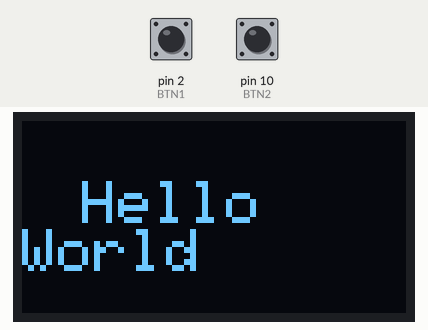
Simulated run of this sketch. Board: Arduino Uno, built with avr-gcc and run on an emulated ATmega328P. Parts: 128×64 one-colour display. The test bench sets the inputs (shaded band); at power-on: pin 2 (BTN1) HIGH, pin 10 (BTN2) HIGH.

Above: at 1.2 s.
1.3 s: pin 2 (BTN1) pulled LOW for 0.15 s
At 1.45 s:
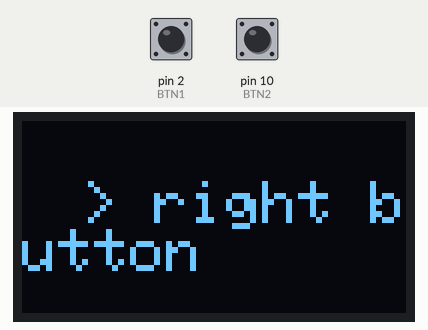
3.0 s: pin 10 (BTN2) pulled LOW for 0.15 s
At 3.15 s:
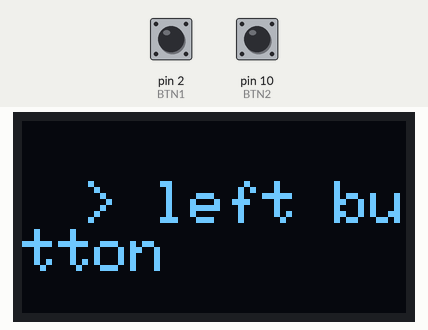
4.7 s: pin 10 (BTN2) pulled LOW for 3.2 s
9.4 s: pin 2 (BTN1) pulled LOW for 3.2 s
At 9.7 s:
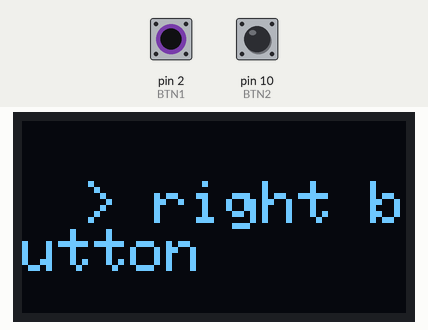
Timing chart, 0 to 12.4 s (numbered marks = the images above; inputs shaded):
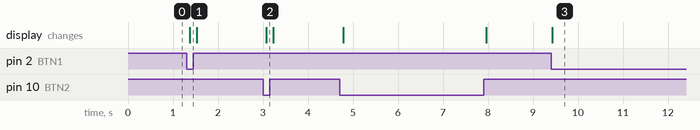

The sketch:

main.ino
```cpp
#include <Wire.h>
#include <Adafruit_GFX.h>
#include <Adafruit_SSD1306.h>

#define OLED_ADDR 0x3C
Adafruit_SSD1306 display(128, 64, &Wire, -1);

const int BTN1 = 2;
const int BTN2 = 10;

void setup() {
  pinMode(BTN1, INPUT_PULLUP);
  pinMode(BTN2, INPUT_PULLUP);

  display.begin(SSD1306_SWITCHCAPVCC, OLED_ADDR);
}

void loop() {
  bool pressedRight = (digitalRead(BTN1) == LOW);
  bool pressedLeft = (digitalRead(BTN2) == LOW);

  display.clearDisplay();
  display.setTextColor(SSD1306_WHITE);
  display.setTextSize(2);
  display.setCursor(20, 20);

  if (pressedRight) {
    display.println("> right button");
  }
  else if (pressedLeft)
  {
    display.println("> left button");
  }
  else {
    display.println("Hello");
    display.println("World");
  }

  display.display();
  delay(50);
}
```

Measured:
- after the input at 1.3 s, the display: changes after 0.07 s (image 1)
- after the input at 3.0 s, the display: changes after 0.08 s (image 2)
- after the input at 9.4 s, the display: changes at once (image 3)
